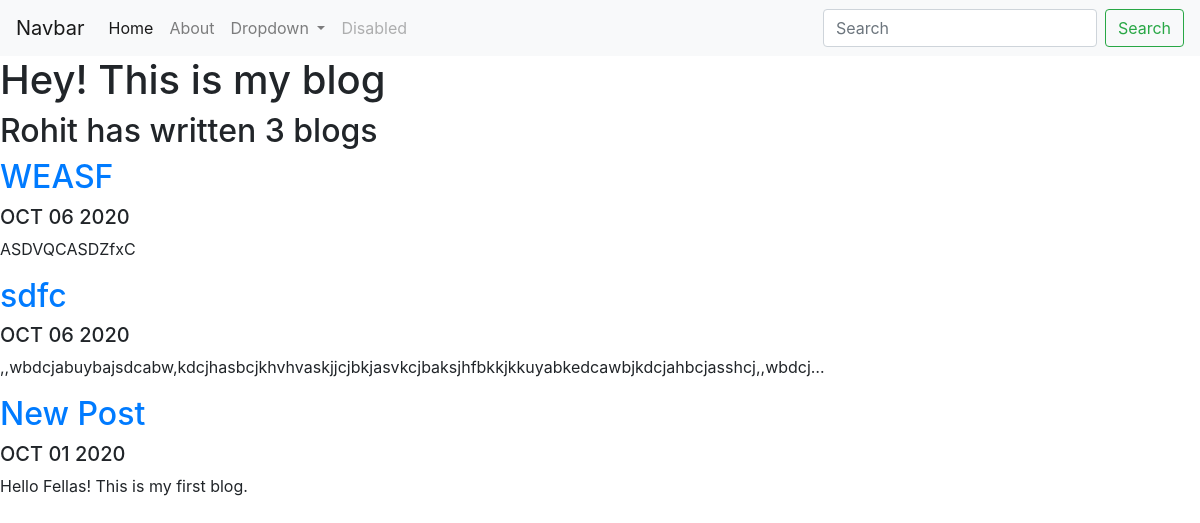
Screenshot of /blog/ with the database file from the repository.
### blog/models.py (models this page shows, shortened)
class Project_blog(models.Model):
    title = models.CharField(max_length= 200)
    time = models.DateField()
    description = models.TextField()

### blog/views.py (the view)
# urls.py: path("" , views.all_blogs, name="all_blogs"),
def all_blogs(request):
    project_blog = Project_blog.objects.order_by('-time')[:5]
    return render(request, 'blog/all_blogs.html',{'project_blog':project_blog})

### blog/templates/blog/all_blogs.html (shortened to what this page needs)
<!DOCTYPE html>
<html lang="en" dir="ltr">
  <head>
  </head>
  <body>
    {% extends 'portfolio/base.html' %}
    {% block content %}
    <h1>Hey! This is my blog</h1>
    <h2>Rohit has written {{ project_blog.count }} blog{{ project_blog.count|pluralize }}</h2>
    {% for blog in project_blog %}
    <a href="{% url 'blog:detail' blog.id %}"><h2>{{ blog.title }}</h2></a>
    <h5>{{ blog.time|date:"M d Y"|upper }}</h5>
    <p>{{ blog.description|truncatechars:100 }}</p>
    {% endfor %}
    {% endblock %}

### rows the page displays
Project_blog: title "WEASF", time "OCT 06 2020", description "ASDVQCASDZfxC"
Project_blog: title "sdfc", time "OCT 06 2020", description ",,wbdcjabuybajsdcabw,kdcjhasbcjkhvhvaskjjcjbkjasvkcjbaksjhfbkkjkkuyabkedcawbjkdcjahbcjasshcj,,wbdcj…"
Project_blog: title "New Post", time "OCT 01 2020", description "Hello Fellas! This is my first blog."

### other values shown
{{ project_blog.count }} "3"
